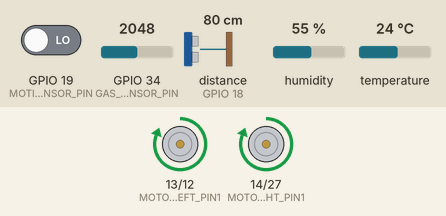
Simulated run of this sketch. Board: ESP32. Parts: motor-driver pin pairs drawn as motors (green arrow = first pin HIGH = forward, orange = second pin HIGH = backward, longer = more drive). Wiring (inferred from the names in the program): ultrasonic range finder: trigger GPIO 5; echo GPIO 18. The test bench sets the inputs (shaded band); at power-on: distance to the obstacle (sensor on GPIO 18) 80 cm, GPIO 19 (MOTION_SENSOR_PIN) LOW, GPIO 34 (GAS_SENSOR_PIN) = 2048, humidity 55 %, temperature 24 °C. The echo pulse lasts 58.3 µs per cm; what the sketch prints to the serial monitor is not drawn.

Above: at 1.8 s.
1.9 s: distance to the obstacle (sensor on GPIO 18) set to 22 cm
4.0 s: distance to the obstacle (sensor on GPIO 18) set to 18 cm
At 6.8 s:
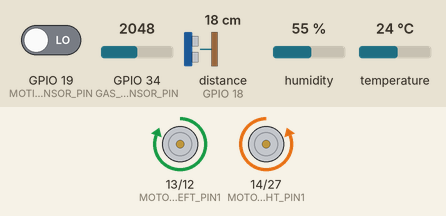
11.8 s: distance to the obstacle (sensor on GPIO 18) set to 35 cm
At 11.8 s:
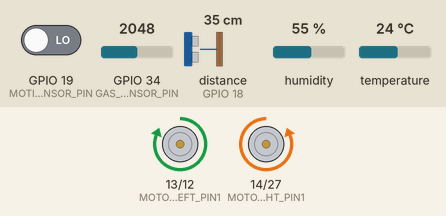
15.1 s: distance to the obstacle (sensor on GPIO 18) set to 2 cm
At 15.7 s:
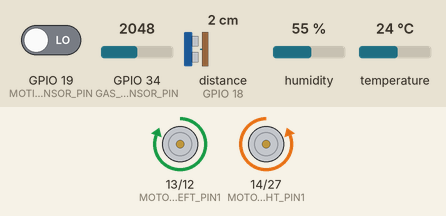
Timing chart, 0 to 23.9 s (numbered marks = the images above; inputs shaded):
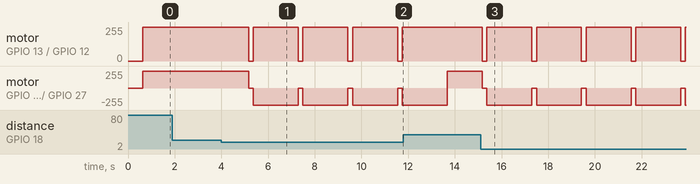

The sketch:

robo.ino
```cpp
/************************************************************
 * AUTONOMOUS ROBOT ESP32 - ENVIRONMENTAL MONITOR
 *
 * Purpose: Collects environmental data and navigates autonomously
 * Communication: ESP-NOW protocol to Room ESP32
 * Sensors: Temperature, Humidity, Gas, Motion, Distance
 * Actuators: DC Motors (L298N driver)
 *
 * Author Notes:
 *   - This robot moves throughout the environment
 *   - Sends real-time sensor data every 1.5 seconds
 *   - Avoids obstacles automatically
 *   - Reports to central room controller
 ************************************************************/

#include <WiFi.h>
#include <esp_now.h>
#include <esp_wifi.h>
#include <DHT.h>

/* ============================================
 * HARDWARE PIN CONFIGURATION
 * ============================================ */

// Ultrasonic Sensor Pins (HC-SR04)
#define ULTRASONIC_TRIG_PIN 5  // Trigger pulse output
#define ULTRASONIC_ECHO_PIN 18 // Echo pulse input

// Motion Sensor Pin (HC-SR501 PIR)
#define MOTION_SENSOR_PIN 19

// Gas Sensor Pin (MQ-X Series - Analog)
#define GAS_SENSOR_PIN 34 // ADC pin for analog reading

// Temperature & Humidity Sensor (DHT11)
#define DHT_DATA_PIN 4
#define DHT_SENSOR_TYPE DHT11

// Motor Driver Pins (L298N Module)
// Motor A (Left side)
#define MOTOR_LEFT_PIN1 13
#define MOTOR_LEFT_PIN2 12
// Motor B (Right side)
#define MOTOR_RIGHT_PIN1 14
#define MOTOR_RIGHT_PIN2 27

/* ============================================
 * SYSTEM CONFIGURATION & THRESHOLDS
 * ============================================ */

// Obstacle Detection Parameters
#define OBSTACLE_DISTANCE_THRESHOLD 20 // cm - trigger avoidance
#define OBSTACLE_CHECK_TIMEOUT 30000   // microseconds
#define TURN_DELAY_MS 400              // Time to turn away from obstacle
#define STOP_DELAY_MS 200              // Time to pause before turning

// Data Transmission Parameters
#define SENSOR_READ_INTERVAL 1500 // milliseconds between readings
#define WIFI_CHANNEL 1            // MUST be your router's wifi channel. room esp32 prints it at boot

// Sensor Calibration
#define GAS_SENSOR_MAX_READING 4095      // Maximum ADC value
#define DISTANCE_CONVERSION_FACTOR 0.034 // Speed of sound calculation

// Motion & Status Indicators
#define MOVEMENT_FORWARD 1
#define MOVEMENT_STOPPED 0
#define MOVEMENT_TURNING 2

/* ============================================
 * DATA STRUCTURES
 * ============================================ */

// Sensor readings packet sent to room controller
typedef struct robot_sensor_data
{
    float temperature;        // °C from DHT11
    float humidity;           // % RH from DHT11
    int gas_level;            // 0-4095 ADC reading from MQ sensor
    int motion_detected;      // 1 if motion, 0 if none
    int distance_to_obstacle; // cm from ultrasonic sensor
} robot_sensor_data;

// Global instance to store current sensor data
robot_sensor_data sensor_readings;

// Room ESP32 MAC address - used for ESP-NOW addressing
// YOU MUST UPDATE THIS WITH YOUR ROOM ESP32's MAC ADDRESS
uint8_t room_esp32_mac[] = {0x24, 0x6F, 0x28, 0xAA, 0xBB, 0xCC};

/* ============================================
 * SENSOR OBJECTS & INSTANCES
 * ============================================ */

// DHT11 sensor instance for temperature/humidity
DHT dht_sensor(DHT_DATA_PIN, DHT_SENSOR_TYPE);

/* ============================================
 * ESP-NOW INITIALIZATION & SETUP
 *
 * We're using ESP-NOW for low-latency, energy-efficient
 * communication with the room controller. No WiFi needed!
 * ============================================ */

void setup_espnow_communication()
{
    // Set device to WiFi Station mode (not access point)
    WiFi.mode(WIFI_STA);

    // The room esp32 is connected to the router, so its radio sits on the router's channel.
    // We are not connected to anything, so we have to move to that same channel by hand,
    // else every packet we send is lost without any error.
    esp_wifi_set_channel(WIFI_CHANNEL, WIFI_SECOND_CHAN_NONE);

    // Initialize ESP-NOW protocol
    if (esp_now_init() != ESP_OK)
    {
        Serial.println("ERROR: ESP-NOW initialization failed!");
        return;
    }

    // Prepare peer information for room controller
    esp_now_peer_info_t peer_info = {};
    memcpy(peer_info.peer_addr, room_esp32_mac, 6);
    peer_info.channel = WIFI_CHANNEL;
    peer_info.encrypt = false; // Local network, encryption not needed

    // Register the room controller as a peer
    if (esp_now_add_peer(&peer_info) != ESP_OK)
    {
        Serial.println("ERROR: Failed to register room controller as peer!");
        return;
    }

    Serial.println("✓ ESP-NOW Ready - Robot is broadcasting sensor data");
}

/* ============================================
 * MOTOR CONTROL FUNCTIONS
 *
 * These functions control the L298N motor driver
 * to move the robot in different directions.
 *
 * Motor Logic:
 *   IN1=HIGH, IN2=LOW  → Motor spins forward
 *   IN1=LOW, IN2=HIGH  → Motor spins backward
 *   IN1=HIGH, IN2=HIGH → Motor stops
 *   IN1=LOW, IN2=LOW   → Motor stops
 * ============================================ */

// Move the robot forward (both motors forward)
void move_forward()
{
    digitalWrite(MOTOR_LEFT_PIN1, HIGH);
    digitalWrite(MOTOR_LEFT_PIN2, LOW);
    digitalWrite(MOTOR_RIGHT_PIN1, HIGH);
    digitalWrite(MOTOR_RIGHT_PIN2, LOW);
}

// Turn the robot right (left motor forward, right motor backward)
void turn_right()
{
    digitalWrite(MOTOR_LEFT_PIN1, HIGH);
    digitalWrite(MOTOR_LEFT_PIN2, LOW);
    digitalWrite(MOTOR_RIGHT_PIN1, LOW);
    digitalWrite(MOTOR_RIGHT_PIN2, HIGH);
}

// Stop all motors immediately
void stop_all_motors()
{
    digitalWrite(MOTOR_LEFT_PIN1, LOW);
    digitalWrite(MOTOR_LEFT_PIN2, LOW);
    digitalWrite(MOTOR_RIGHT_PIN1, LOW);
    digitalWrite(MOTOR_RIGHT_PIN2, LOW);
}

/* ============================================
 * ULTRASONIC DISTANCE MEASUREMENT
 *
 * This function measures distance using the HC-SR04 sensor.
 *
 * How it works:
 *   1. Send 10μs pulse on TRIG pin
 *   2. ECHO pin goes HIGH when pulse reflects back
 *   3. Measure time HIGH = duration
 *   4. Calculate distance: duration * 0.034 / 2
 *
 * Returns: Distance in centimeters
 *          999 if timeout (no obstacle detected)
 * ============================================ */

int read_distance_cm()
{
    // Send trigger pulse to sensor
    digitalWrite(ULTRASONIC_TRIG_PIN, LOW);
    delayMicroseconds(2);
    digitalWrite(ULTRASONIC_TRIG_PIN, HIGH);
    delayMicroseconds(10);
    digitalWrite(ULTRASONIC_TRIG_PIN, LOW);

    // Wait for echo pulse and measure its duration
    long echo_duration = pulseIn(ULTRASONIC_ECHO_PIN, HIGH, OBSTACLE_CHECK_TIMEOUT);

    // Check if we got a valid reading
    if (echo_duration == 0)
    {
        return 999; // No object detected in range
    }

    // Convert time to distance in centimeters
    // Formula: distance = (time * speed of sound) / 2
    // Speed of sound ≈ 0.034 cm/μs, divide by 2 for round trip
    int distance_cm = echo_duration * DISTANCE_CONVERSION_FACTOR / 2;

    return distance_cm;
}

/* ============================================
 * ARDUINO SETUP - Hardware & Peripheral Initialization
 *
 * This runs once when the board powers on.
 * We initialize all sensors, actuators, and communication.
 * ============================================ */

void setup()
{
    // Initialize serial communication for debugging
    Serial.begin(115200);
    delay(100);

    Serial.println("\n\n================================");
    Serial.println("🤖 ROBOT ESP32 STARTING UP");
    Serial.println("================================");

    /* Initialize Sensor Input Pins */
    pinMode(ULTRASONIC_TRIG_PIN, OUTPUT);
    pinMode(ULTRASONIC_ECHO_PIN, INPUT);
    pinMode(MOTION_SENSOR_PIN, INPUT);
    pinMode(GAS_SENSOR_PIN, INPUT); // ADC - no need to set pinMode

    /* Initialize Motor Driver Output Pins */
    pinMode(MOTOR_LEFT_PIN1, OUTPUT);
    pinMode(MOTOR_LEFT_PIN2, OUTPUT);
    pinMode(MOTOR_RIGHT_PIN1, OUTPUT);
    pinMode(MOTOR_RIGHT_PIN2, OUTPUT);

    // Ensure motors are stopped at startup
    stop_all_motors();

    /* Initialize DHT11 Temperature/Humidity Sensor */
    dht_sensor.begin();
    delay(500); // Let sensor stabilize

    /* Initialize ESP-NOW Communication */
    setup_espnow_communication();

    Serial.println("✓ All systems initialized successfully");
    Serial.println("✓ Robot ready for autonomous operation\n");
}

/* ============================================
 * MAIN PROGRAM LOOP - Continuous Operation
 *
 * This function runs repeatedly while the robot is powered.
 * Each cycle:
 *   1. Read all available sensors (temp, humidity, gas, motion, distance)
 *   2. Make autonomous navigation decisions based on distance
 *   3. Send collected data to room controller via ESP-NOW
 *   4. Wait before next cycle (1.5 seconds)
 * ============================================ */

void loop()
{
    // ===== SENSOR DATA COLLECTION =====
    // Read temperature and humidity from DHT11
    sensor_readings.temperature = dht_sensor.readTemperature();
    sensor_readings.humidity = dht_sensor.readHumidity();

    // Read raw gas sensor analog value (0-4095)
    sensor_readings.gas_level = analogRead(GAS_SENSOR_PIN);

    // Read motion detection (HIGH if motion, LOW if no motion)
    sensor_readings.motion_detected = digitalRead(MOTION_SENSOR_PIN);

    // Measure distance to nearest obstacle
    sensor_readings.distance_to_obstacle = read_distance_cm();

    // ===== AUTONOMOUS NAVIGATION LOGIC =====
    // Simple obstacle avoidance algorithm:
    // If something is close, stop and turn right
    // Otherwise, keep moving forward

    if (sensor_readings.distance_to_obstacle < OBSTACLE_DISTANCE_THRESHOLD)
    {
        // Obstacle detected! Begin avoidance maneuver
        stop_all_motors();
        delay(STOP_DELAY_MS); // Pause briefly
        turn_right();         // Turn away from obstacle
        delay(TURN_DELAY_MS); // Execute turn
    }
    else
    {
        // Path is clear, move forward
        move_forward();
    }

    // ===== SEND DATA TO ROOM CONTROLLER =====
    // Transmit sensor readings via ESP-NOW
    // The room ESP32 will receive this and make decisions
    esp_now_send(room_esp32_mac, (uint8_t *)&sensor_readings, sizeof(sensor_readings));

    // Optional: Debug output to serial monitor
    Serial.print("📡 Sent - Temp: ");
    Serial.print(sensor_readings.temperature);
    Serial.print("°C | Dist: ");
    Serial.print(sensor_readings.distance_to_obstacle);
    Serial.println(" cm");

    // Wait before next sensor reading cycle
    delay(SENSOR_READ_INTERVAL);
}
```

Measured:
- the behaviour switches between 21 and 20 cm on distance to the obstacle (sensor on GPIO 18) (found by bisection; images 0 and 1)
- after the input at 1.9 s, every drawn part: stays the same
- after the input at 4.0 s, motor on GPIO 13 (MOTOR_LEFT_PIN1) / GPIO 12 (MOTOR_LEFT_PIN2): alternates forward 255/255 for 1.9 s and stopped for 0.20 s, starting after 1.2 s; motor on GPIO 14 (MOTOR_RIGHT_PIN1) / GPIO 27 (MOTOR_RIGHT_PIN2): alternates backward 255/255 for 1.9 s and stopped for 0.20 s, starting after 1.2 s
- after the input at 11.8 s, motor on GPIO 13 (MOTOR_LEFT_PIN1) / GPIO 12 (MOTOR_LEFT_PIN2): stays forward 255/255 (without the input it goes to stopped after 1.9 s)
- after the input at 15.1 s, motor on GPIO 13 (MOTOR_LEFT_PIN1) / GPIO 12 (MOTOR_LEFT_PIN2): alternates forward 255/255 for 1.9 s and stopped for 0.20 s, starting after 0.07 s; motor on GPIO 14 (MOTOR_RIGHT_PIN1) / GPIO 27 (MOTOR_RIGHT_PIN2): alternates backward 255/255 for 1.9 s and stopped for 0.20 s, starting after 0.07 s
